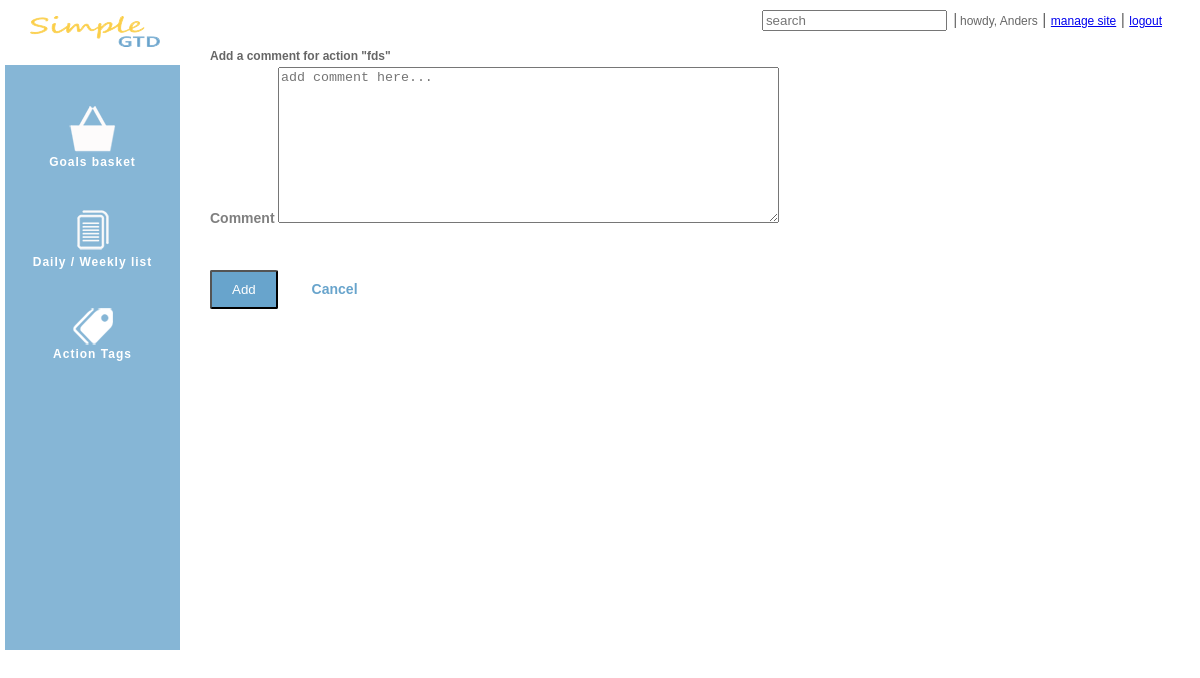
/action/97/comments/ (signed in), run on an earlier commit of the app's database.
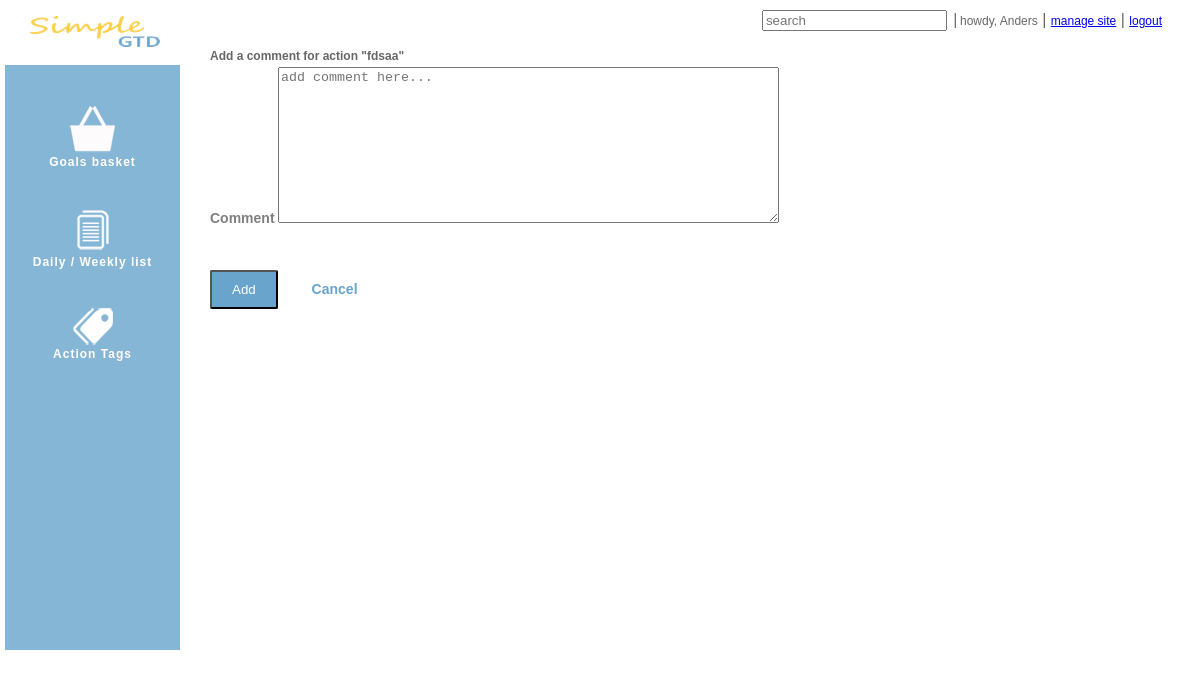
And on a later commit of the database.
### simgtd/models.py (models this page shows, shortened)
class Action(models.Model):
    subject = models.CharField(max_length=200)
    memo = models.TextField(max_length=1000, blank=True)
    hours = models.PositiveSmallIntegerField(default=0)
    minutes = models.PositiveSmallIntegerField(default=0)
    start_date = models.DateTimeField(null=True, blank=True)
    due_date = models.DateTimeField(null=True, blank=True)
    created_date = models.DateTimeField(editable=False, default=datetime.datetime.now)
    created_by = models.ForeignKey(User, default=Constants.user_admin)
    completed_date = models.DateTimeField(editable=False, null=True)
    week_offset = models.PositiveSmallIntegerField(default=0, null=True, blank=True)
    days = models.CharField(max_length=50, null=True, blank=True)
    status = models.ForeignKey(Status, default=Constants.status_not_started)
    goal = models.ForeignKey(Goal, null=True, blank=True)
    tags = TaggableManager(blank=True)

### simgtd/views.py (the view)
# urls.py: url(r'^action/(?P<aid>\d+)/comments/$', views.action_comments),
@login_required
def action_comments(request, aid):
    action = user_actions(request).get(id=int(aid))
    return render_to_response('simgtd/action_comments.html',
                              RequestContext(request, {'action': action}))

### simgtd/models.py (called while the page is built)
    @classmethod
    def inactive_list(cls):
        return [Constants.status_suspended,
                Constants.status_canceled]

### simgtd/views.py (called while the page is built)
def user_id(request):
    return request.user.id

def user_actions(request):
    return Action.objects.filter(created_by_id=user_id(request)) \
        .exclude(status_id__in=Status.inactive_list())

### templates/simgtd/action_comments.html (shortened to what this page needs)
{% extends "base.html" %}
{% block content %}
    <form action="/action/{{ action.id }}/new_comment" method="post">
        <div>
            <h2>Add a comment for action "{{ action.subject }}"</h2>
            <div class="field">
                <label class="field_label" for="comment">Comment</label>
                <textarea id="comment" name="comment" placeholder="add comment here..." rows="10" cols="60"></textarea>
            </div>
            <div class="field_button">
                <input type="submit" class="save" value="Add">
                <a href="/action/list" class="cancel">Cancel</a>
            </div>
        </div>
    </form>
{% endblock %}

What changed in the data, as far as the page shows it:
changed Action: subject "fds" → "fdsaa"
